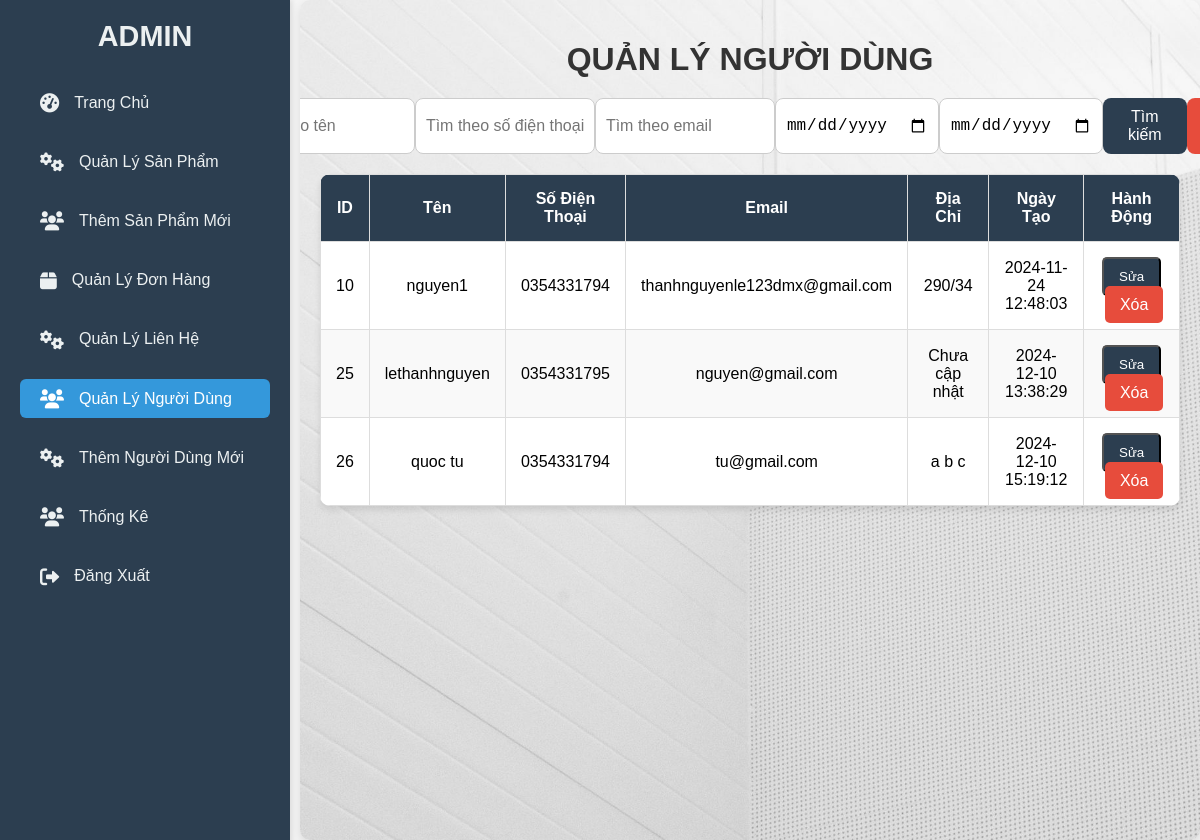
The app's page /backend/manage_users.php, older data.
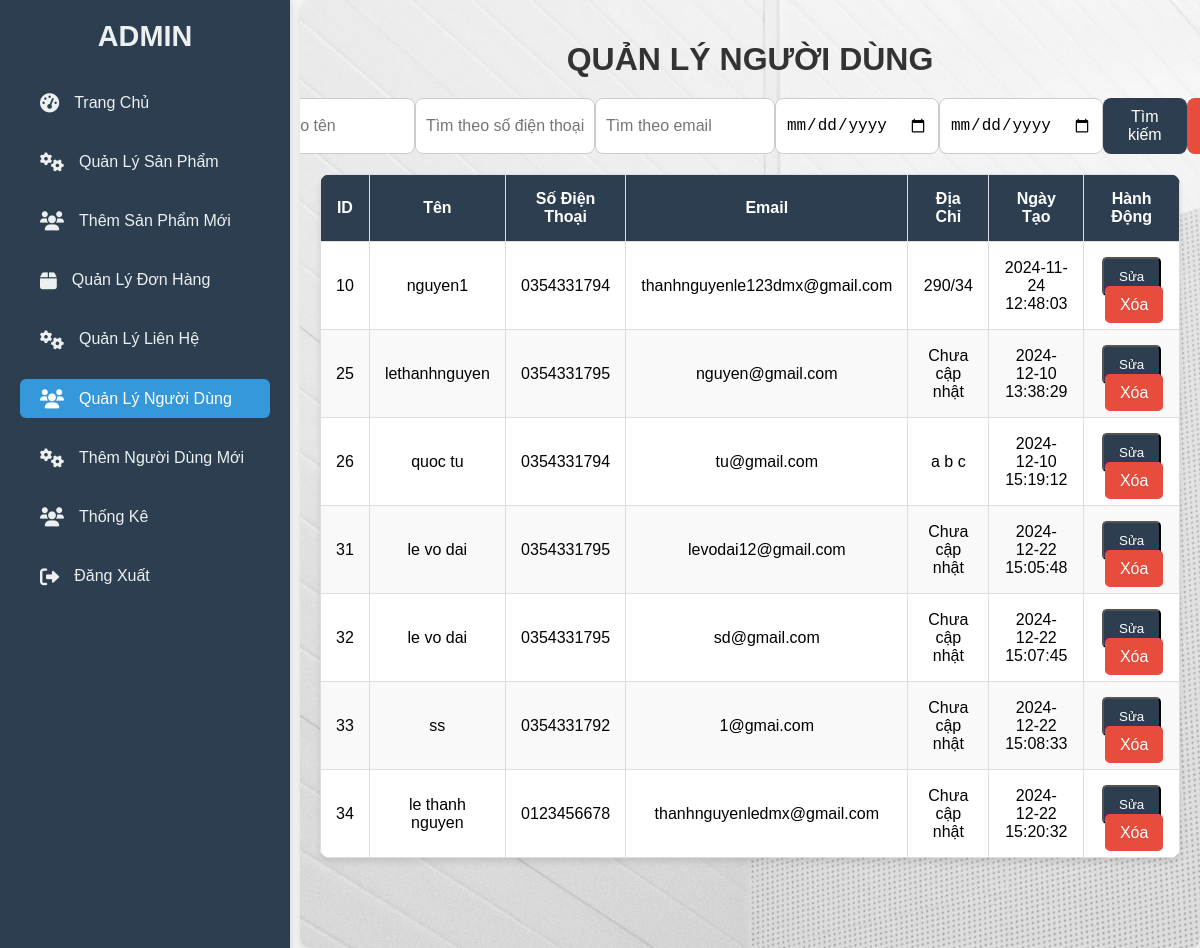
The same page, newer data.
### tables this page shows
CREATE TABLE `khachhang` (
  `ma_khach_hang` int(11) NOT NULL,
  `ten_khach_hang` varchar(50) DEFAULT NULL,
  `so_dien_thoai` varchar(10) DEFAULT NULL,
  `email` varchar(30) DEFAULT NULL,
  `username` varchar(20) DEFAULT NULL,
  `password` varchar(255) DEFAULT NULL,
  `role` enum('user','admin') NOT NULL DEFAULT 'user',
  `ngay_tao` datetime DEFAULT current_timestamp(),
  `avatar` varchar(255) DEFAULT NULL,
  `address` varchar(255) NOT NULL DEFAULT 'Chưa cập nhật'
);

### backend/manage_users.php (the view, shortened to what this page needs)
<?php
include '../backend/db_connect.php';
include '../backend/sidebar.php';
$search_name = isset($_POST['search_name']) ? $_POST['search_name'] : '';
$search_phone = isset($_POST['search_phone']) ? $_POST['search_phone'] : '';
$search_email = isset($_POST['search_email']) ? $_POST['search_email'] : '';
$search_date_from = isset($_POST['search_date_from']) ? $_POST['search_date_from'] : '';
$search_date_to = isset($_POST['search_date_to']) ? $_POST['search_date_to'] : '';
$sql = "SELECT ma_khach_hang, ten_khach_hang, so_dien_thoai, email, address, ngay_tao FROM KhachHang WHERE role = 'user'";
$stmt = $conn->prepare($sql);
$stmt->execute();
$result = $stmt->get_result();
?>
<!DOCTYPE html>
<html lang="vi">
<head>
    <link rel="stylesheet" href="../frontend/css/manage_users.css">
</head>
<body>
    <div class="content">
        <h1>Quản Lý Người Dùng</h1>
        <form method="POST" class="search-form" id="search-form">
            <input type="text" name="search_name" placeholder="Tìm theo tên" value="<?php echo htmlspecialchars($search_name); ?>">
            <input type="text" name="search_phone" placeholder="Tìm theo số điện thoại" value="<?php echo htmlspecialchars($search_phone); ?>">
            <input type="text" name="search_email" placeholder="Tìm theo email" value="<?php echo htmlspecialchars($search_email); ?>">
            <input type="date" name="search_date_from" value="<?php echo htmlspecialchars($search_date_from); ?>">
            <input type="date" name="search_date_to" value="<?php echo htmlspecialchars($search_date_to); ?>">
            <button type="submit">Tìm kiếm</button>
            <button type="button" id="reset-button">Hủy lọc</button>
        </form>
        <table>
            <thead>
                <tr>
                    <th>ID</th>
                    <th>Tên</th>
                    <th>Số Điện Thoại</th>
                    <th>Email</th>
                    <th>Địa Chỉ</th>
                    <th>Ngày Tạo</th>
                    <th>Hành Động</th>
                </tr>
            </thead>
            <tbody>
                <?php while ($user = $result->fetch_assoc()): ?>
                    <tr>
                        <td><?php echo $user['ma_khach_hang']; ?></td>
                        <td><?php echo htmlspecialchars($user['ten_khach_hang']); ?></td>
                        <td><?php echo htmlspecialchars($user['so_dien_thoai']); ?></td>
                        <td><?php echo htmlspecialchars($user['email']); ?></td>
                        <td><?php echo htmlspecialchars($user['address']); ?></td>
                        <td><?php echo $user['ngay_tao']; ?></td>
                        <td>
                            <button type="button" class="edit-btn"
                                onclick='openEditModal(<?php echo json_encode($user, JSON_HEX_TAG | JSON_HEX_APOS | JSON_HEX_QUOT | JSON_HEX_AMP); ?>)'>
                                Sửa
                            </button>
                            <a href="manage_users.php?delete_id=<?php echo $user['ma_khach_hang']; ?>"
                               onclick="return confirm('Bạn có chắc chắn muốn xóa người dùng này?');" class="delete-btn">Xóa</a>
                        </td>
                    </tr>
                <?php endwhile; ?>
            </tbody>
        </table>
    </div>
</body>
</html>

### backend/sidebar.php (shortened to what this page needs)
<link rel="stylesheet" href="https://cdnjs.cloudflare.com/ajax/libs/font-awesome/6.0.0-beta3/css/all.min.css">
<div class="sidebar">
    <div class="logo">
        <h2>Admin</h2>
    </div>
    <ul>
        <li><a href="/DACN_NHOM4/frontend/pages/admin_page.php"><i class="fas fa-tachometer-alt"></i> Trang Chủ</a></li>
        <li><a href="/DACN_NHOM4/frontend/pages/manage_product.php"><i class="fas fa-cogs"></i> Quản Lý Sản Phẩm</a></li>
        <li><a href="/DACN_NHOM4/frontend/pages/add_product.php"><i class="fas fa-users"></i> Thêm Sản Phẩm Mới</a></li>
        <li><a href="/DACN_NHOM4/frontend/pages/manage_order.php"><i class="fas fa-box"></i> Quản Lý Đơn Hàng</a></li>
        <li><a href="/DACN_NHOM4/backend/process_contact_message.php"><i class="fas fa-cogs"></i> Quản Lý Liên Hệ</a></li>
        <li><a href="/DACN_NHOM4/backend/manage_users.php"><i class="fas fa-users"></i> Quản Lý Người Dùng</a></li>
        <li><a href="/DACN_NHOM4/backend/add_user.php"><i class="fas fa-cogs"></i> Thêm Người Dùng Mới</a></li>
        <li><a href="/DACN_NHOM4/frontend/pages/statistics.php"><i class="fas fa-users"></i> Thống Kê</a></li>
        <li><a href="/DACN_NHOM4/backend/logout.php"><i class="fas fa-sign-out-alt"></i> Đăng Xuất</a></li>
    </ul>
</div>

### frontend/css/manage_users.css (style rules this page uses)
body { font-family: 'Arial', sans-serif; background-color: #f4f4f4; margin: 0; padding: 0; display: flex; }
.main-content, .content { margin-left: 260px; padding: 20px; flex-grow: 1; background: url('../../public/images/AnhCat/nen_admin.jpg') no-repeat center center/cover; box-shadow: 0 4px 10px rgba(0, 0, 0, 0.1); border-radius: 10px; min-height: 100vh; overflow-x: auto; margin-left: 300px; }
h1 { color: #333; font-size: 32px; margin-bottom: 20px; text-align: center; text-transform: uppercase; font-weight: bold; }
h2 { color: #2c3e50; font-size: 26px; margin-bottom: 15px; text-align: center; text-transform: uppercase; }
.search-form { display: flex; justify-content: center; margin-bottom: 20px; }
.search-form input { width: 180px; padding: 10px 10px; font-size: 16px; border: 1px solid #ccc; border-radius: 8px 8px 8px 8px; outline: none; transition: border 0.3s ease; }
.search-form button { background-color: #2c3e50; color: white; border: none; padding: 10px 25px; font-size: 16px; border-radius: 8px 8px 8px 8px; cursor: pointer; transition: background-color 0.3s ease; }
.search-form button#reset-button { background-color: #e74c3c; color: white; border: none; padding: 10px 25px; font-size: 16px; border-radius: 8px; cursor: pointer; transition: background-color 0.3s ease; }
table { width: 100%; border-collapse: collapse; margin-bottom: 30px; background-color: white; box-shadow: 0 4px 6px rgba(0, 0, 0, 0.1); border-radius: 10px; overflow: hidden; }
table th, table td { padding: 15px; text-align: left; border: 1px solid #ddd; }
table th { background-color: #2c3e50; color: #fff; text-align: center; }
table tr:nth-child(even) { background-color: #f9f9f9; }
table td { text-align: center; }
.edit-btn, .delete-btn { padding: 10px 15px; border-radius: 5px; color: white; text-decoration: none; cursor: pointer; }
.edit-btn { background-color: #2c3e50; }
.delete-btn { background-color: #e74c3c; margin-left: 5px; }

### backend/sidebar.php (style rules this page uses)
.sidebar { position: fixed; top: 0; left: 0; width: 250px; height: 100%; background-color: #2c3e50; color: white; padding: 20px; box-shadow: 2px 0 5px rgba(0, 0, 0, 0.1); z-index: 1000; transition: all 0.3s ease; }
.sidebar .logo { text-align: center; margin-bottom: 30px; }
.sidebar .logo h2 { font-size: 1.8rem; font-weight: 700; color: #ecf0f1; margin: 0; }
.sidebar ul { list-style-type: none; padding: 0; }
.sidebar ul li { margin: 20px 0; }
.sidebar ul li a { color: #ecf0f1; text-decoration: none; font-size: 16px; padding: 10px 20px; border-radius: 6px; display: flex; align-items: center; transition: background-color 0.3s ease, color 0.3s ease; }
.sidebar ul li a.active { background-color: #3498db; color: white; }
.sidebar ul li a i { margin-right: 15px; font-size: 1.2rem; }

Row changes from the older to the newer data that the page shows:
added khachhang: ma_khach_hang "31", ten_khach_hang "le vo dai", so_dien_thoai "0354331795", email "levodai12@gmail.com", address "Chưa cập nhật", ngay_tao "2024-12-22 15:05:48"
added khachhang: ma_khach_hang "32", ten_khach_hang "le vo dai", so_dien_thoai "0354331795", email "sd@gmail.com", address "Chưa cập nhật", ngay_tao "2024-12-22 15:07:45"
added khachhang: ma_khach_hang "33", ten_khach_hang "ss", so_dien_thoai "0354331792", email "1@gmai.com", address "Chưa cập nhật", ngay_tao "2024-12-22 15:08:33"
added khachhang: ma_khach_hang "34", ten_khach_hang "le thanh nguyen", so_dien_thoai "0123456678", email "thanhnguyenledmx@gmail.com", address "Chưa cập nhật", ngay_tao "2024-12-22 15:20:32"
